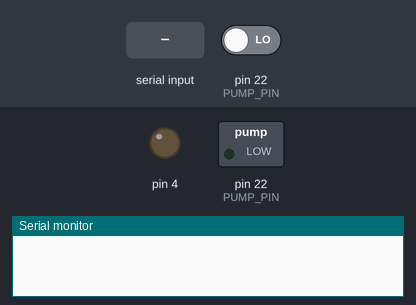
Bench run of a sketch on a simulated Arduino Mega 2560, built with avr-gcc and run on an emulated ATmega2560. Parts: switched loads named in the sketch (green lamp = pin HIGH), output pins drawn as LEDs (lit = HIGH), the last lines printed to the serial monitor. The test bench sets the inputs (shaded band); at power-on: pin 22 (PUMP_PIN) LOW.

Above: at 1.2 s.
1.3 s: "0\n" received over Serial
At 2.6 s:
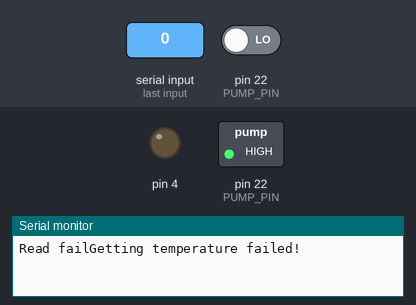
3.0 s: "90,45\n" received over Serial
4.5 s: "1\n" received over Serial
Timing chart, 0 to 7.5 s (numbered marks = the images above; inputs shaded):
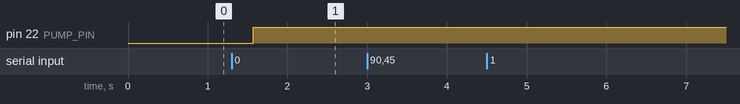

The sketch:

GrowBox.ino
```cpp
#include "DHT.h"

#define PUMP_PIN 22
#define VEG_LIGHT_PIN 24
#define FLOWER_LIGHT_PIN 26

// Definitions for the DHT11 temp/humidity sensors
#define DHTTYPE DHT11
#define TEMP_H_PIN_VEG 22
#define TEMP_H_PIN_FLOWER 24

#define PH_PIN A2
#define TDS_PIN A3
#define INTERNAL_FAN_PIN 28
#define EXTERNAL_FAN_PIN 30
#define ON 1
#define OFF 0

// These values are the defaults if the device were to reset
int pumpState = OFF;
// TODO: revise default
int pumpRunTimeSec = 15;
// TODO: revise default
int pumpIntervalTimeHour = 12;
int vegLightState = ON;
int vegDaylightHours = 20;
int flowerLightState = ON;
int flowerDaylightHours = 12;
int internalFanState = ON;
int externalFanState = ON;
long pumpStartTime = -1;
long vegLightStartTime = 0;
long flowerLightStartTime = 0;
long currentTime = 0;

// Holds the serial input from the Raspberry Pi
String inputString = "";
boolean stringComplete = false;

// There are the two temp/humidity sensors
DHT tempHumidVeg(TEMP_H_PIN_VEG, DHTTYPE);
DHT tempHumidFlower(TEMP_H_PIN_FLOWER, DHTTYPE);

// Use this is a preventative measure. Pump will be handled in loop
void setPumpOff()
{
  pumpState = OFF;
}

// Turns pump on, and sets start time. Running managed in loop
void runPump()
{
  pumpState = ON;
  pumpStartTime = currentTime;
}

void setPumpRunTime(int in)
{
}

void setPumpInterval(int in)
{
}

void setVegLight(int in)
{
}

void setVegDaylight(int in)
{
}

void setFlowerLight(int in)
{
}

void setFlowerDaylight(int in)
{
}

void setInternalFan(int in)
{
}

void setExternalFan(int in)
{
}

int getPump()
{
  return pumpState;
}

int getVegLight()
{
  return vegLightState;
}

long getVegLightDuration()
{
  return vegDaylightHours;
}

int getFlowerLight()
{
  return flowerLightState;
}

int getFlowerLightDuration()
{
  return flowerDaylightHours;
}

int getExternalFan()
{
  return externalFanState;
}

int getInternalFan()
{
  return internalFanState;
}

float getTemp()
{
  float temp = tempHumidVeg.readTemperature(true);
  if(isnan(temp))
  {
    return -1;
  }
  else
  {
    return temp;
  }
}

float getTemp(int sensor)
{
  return 0.0;
}

float getHumidity()
{
  return tempHumidVeg.readHumidity();
}

float getHumidity(int sensor)
{
  return 0.0;
}

long getPh()
{
  return 0.0;
}

long getTds()
{
  return 0.0;
}

// Sets up the values needed for Serial and timing
void setup()
{
  Serial.begin(9600);
  pinMode(4, OUTPUT);
  digitalWrite(4, LOW);
  // Start the temp/humidity sensors
  tempHumidVeg.begin();
  tempHumidFlower.begin();
}

// Continuously running loop after setup
void loop()
{
  if(stringComplete)
  {
    // Print the string back
    // TODO: parse string into a command
    handleInput(inputString);
    // Clear the string and mark as not received
    inputString = "";
    stringComplete = false;
  }
}

void serialEvent()
{
  while(Serial.available())
  {
    // Read the top of the queue
    char input = (char)Serial.read();
    // Append read char to the string
    inputString += input;
    // If last char was a newline, the input is done
    if(input == '\n')
    {
      stringComplete = true;
    }
  }
}

// Determines what command to execute
void handleInput(String input)
{
  // Declare result variables outside of switch
  int resultInt;
  float resultFloat;
  int i = 0;
  String command = "";
  String args = "";

  // Pull command from first 3 chars (limit to 1000 commands)
  do
  {
    // Command will be in the first 3 characters
    if(i < 3)
    {
      command += input[i];
    }
    // If past 3 characters, update the arguments. Will end up null terminated
    else
    {
      args += input[i];
    }
    i++;
  }
  // Do this until the string input is terminated
  while(input[i - 1] != '\n');

  // Terminate the command in case it hasn't been
  command += '\n';

  switch (command.toInt())
  {
    case 0:
      resultFloat = getTemp();
      if(resultFloat > 0)
      {
        Serial.println("Temperature: ");
        Serial.println(resultFloat);
      }
      else
      {
        Serial.println("Getting temperature failed!");
      }
      break;
    case 1:
      Serial.println(1);
      break;
    case 2:
      Serial.println(1);
      break;
    case 3:
      Serial.println(1);
      break;
    case 4:
      Serial.println(1);
      break;
    case 5:
      Serial.println(1);
      break;
    case 6:
      Serial.println(1);
      break;
    case 7:
      Serial.println(1);
      break;
    case 8:
      Serial.println(1);
      break;
    case 9:
      Serial.println(1);
      break;
    case 10:
      Serial.println(1);
      break;
    case 11:
      Serial.println(1);
      break;
    case 12:
      Serial.println(1);
      break;
    case 13:
      Serial.println(1);
      break;
    case 14:
      Serial.println(1);
      break;
    case 15:
      Serial.println(1);
      break;
    case 16:
      Serial.println(1);
      break;
    case 17:
      Serial.println(1);
      break;
    case 18:
      Serial.println(1);
      break;
    case 19:
      Serial.println(1);
      break;
    case 20:
      Serial.println(1);
      break;
    case 21:
      Serial.println(1);
      break;
    default:
      Serial.println("Not a valid input");
      break;
  }
}
```

DHT.cpp
```cpp
// (licence header left out)
#include "DHT.h"

DHT::DHT(uint8_t pin, uint8_t type, uint8_t count) {
  _pin = pin;
  _type = type;
  _count = count;
  firstreading = true;
}

void DHT::begin(void) {
  // set up the pins!
  pinMode(_pin, INPUT);
  digitalWrite(_pin, HIGH);
  _lastreadtime = 0;
}

//boolean S == Scale.  True == Farenheit; False == Celcius
float DHT::readTemperature(bool S) {
  float f;

  if (read()) {
    switch (_type) {
    case DHT11:
      f = data[2];
      if(S)
      	f = convertCtoF(f);

      return f;
    case DHT22:
    case DHT21:
      f = data[2] & 0x7F;
      f *= 256;
      f += data[3];
      f /= 10;
      if (data[2] & 0x80)
	f *= -1;
      if(S)
	f = convertCtoF(f);

      return f;
    }
  }
  Serial.print("Read fail");
  return NAN;
}

float DHT::convertCtoF(float c) {
	return c * 9 / 5 + 32;
}

float DHT::readHumidity(void) {
  float f;
  if (read()) {
    switch (_type) {
    case DHT11:
      f = data[0];
      return f;
    case DHT22:
    case DHT21:
      f = data[0];
      f *= 256;
      f += data[1];
      f /= 10;
      return f;
    }
  }
  Serial.print("Read fail");
  return NAN;
}


boolean DHT::read(void) {
  uint8_t laststate = HIGH;
  uint8_t counter = 0;
  uint8_t j = 0, i;
  unsigned long currenttime;

  // pull the pin high and wait 250 milliseconds
  digitalWrite(_pin, HIGH);
  delay(250);

  currenttime = millis();
  if (currenttime < _lastreadtime) {
    // ie there was a rollover
    _lastreadtime = 0;
  }
  if (!firstreading && ((currenttime - _lastreadtime) < 2000)) {
    return true; // return last correct measurement
    //delay(2000 - (currenttime - _lastreadtime));
  }
  firstreading = false;
  /*
    Serial.print("Currtime: "); Serial.print(currenttime);
    Serial.print(" Lasttime: "); Serial.print(_lastreadtime);
  */
  _lastreadtime = millis();

  data[0] = data[1] = data[2] = data[3] = data[4] = 0;

  // now pull it low for ~20 milliseconds
  pinMode(_pin, OUTPUT);
  digitalWrite(_pin, LOW);
  delay(20);
  cli();
  digitalWrite(_pin, HIGH);
  delayMicroseconds(40);
  pinMode(_pin, INPUT);

  // read in timings
  for ( i=0; i< MAXTIMINGS; i++) {
    counter = 0;
    while (digitalRead(_pin) == laststate) {
      counter++;
      delayMicroseconds(1);
      if (counter == 255) {
        break;
      }
    }
    laststate = digitalRead(_pin);

    if (counter == 255) break;

    // ignore first 3 transitions
    if ((i >= 4) && (i%2 == 0)) {
      // shove each bit into the storage bytes
      data[j/8] <<= 1;
      if (counter > _count)
        data[j/8] |= 1;
      j++;
    }

  }

  sei();

  /*
  Serial.println(j, DEC);
  Serial.print(data[0], HEX); Serial.print(", ");
  Serial.print(data[1], HEX); Serial.print(", ");
  Serial.print(data[2], HEX); Serial.print(", ");
  Serial.print(data[3], HEX); Serial.print(", ");
  Serial.print(data[4], HEX); Serial.print(" =? ");
  Serial.println(data[0] + data[1] + data[2] + data[3], HEX);
  */

  // check we read 40 bits and that the checksum matches
  if ((j >= 40) &&
      (data[4] == ((data[0] + data[1] + data[2] + data[3]) & 0xFF)) ) {
    return true;
  }


  return false;

}
```

DHT.h
```cpp
#ifndef DHT_H
#define DHT_H
#if ARDUINO >= 100
 #include "Arduino.h"
#else
 #include "WProgram.h"
#endif

/* DHT library

MIT license
written by Adafruit Industries
*/

// how many timing transitions we need to keep track of. 2 * number bits + extra
#define MAXTIMINGS 85

#define DHT11 11
#define DHT22 22
#define DHT21 21
#define AM2301 21

class DHT {
 private:
  uint8_t data[6];
  uint8_t _pin, _type, _count;
  boolean read(void);
  unsigned long _lastreadtime;
  boolean firstreading;

 public:
  DHT(uint8_t pin, uint8_t type, uint8_t count=6);
  void begin(void);
  float readTemperature(bool S=false);
  float convertCtoF(float);
  float readHumidity(void);

};
#endif
```

Measured:
- after the input at 1.3 s, pin 22 (PUMP_PIN): LOW → HIGH after 0.27 s
